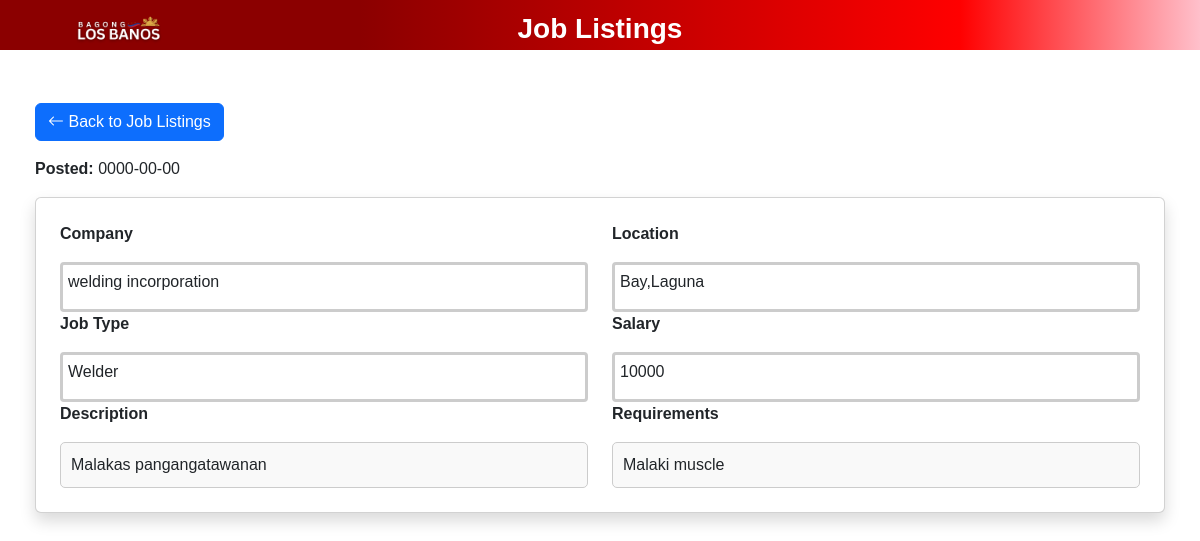
Screenshot of /jobdetails.php?id=3 with the database file from the repository.
### tables this page shows
CREATE TABLE `job_post` (
  `id` int(255) NOT NULL,
  `employer_id` int(255) NOT NULL,
  `job_title` varchar(255) NOT NULL,
  `company_name` varchar(255) NOT NULL,
  `job_type` varchar(255) NOT NULL,
  `salary` varchar(255) NOT NULL,
  `job_description` varchar(255) NOT NULL,
  `selected_option` varchar(255) NOT NULL,
  `vacant` int(255) NOT NULL,
  `requirement` varchar(255) NOT NULL,
  `work_location` varchar(255) NOT NULL,
  `education` varchar(255) NOT NULL,
  `remarks` varchar(255) NOT NULL,
  `date_posted` date NOT NULL,
  `is_active` tinyint(6) NOT NULL
);

### jobdetails.php (the view, shortened to what this page needs)
<?php
include 'db.php';
$jobId = (int)$_GET['id'];
$query = "SELECT * FROM job_post WHERE id = $jobId";
$result = $conn->query($query);
$job = $result->fetch_assoc();
?>
<!DOCTYPE html>
<html lang="en">
<head>
    <link href="https://cdn.jsdelivr.net/npm/bootstrap@5.3.0-alpha3/dist/css/bootstrap.min.css" rel="stylesheet">
    <link rel="stylesheet" href="https://cdn.jsdelivr.net/npm/bootstrap-icons/font/bootstrap-icons.css">
    <link rel="stylesheet" href="joblist.css">
</head>
<body>
<div class="header">
    <div class="container">
        <div class="row">
            <div class="col-md-2">
                <a href="index.php" style="display: block; text-decoration: none;">
                    <img src="img/logolb.png" alt="lblogo" style="height: 50px;">
                </a>
            </div>
            <div class="col-md-8">
                <h3 style="margin-top: 5px; font-weight: 900; color: #ffffff;">Job Listings</h3>
            </div>
        </div>
    </div>
</div>
<div class="container mt-5">
    <a href="joblist.php" class="btn btn-primary mb-3"><i class="bi bi-arrow-left"></i> Back to Job Listings</a>
    <p><strong>Posted:</strong> <?= htmlspecialchars($job['date_posted']) ?></p>
    <div class="card shadow p-4">
        <div class="row">
            <div class="col-md-6">
                <p><strong>Company</strong></p>
                <div class="skeleton"><?= htmlspecialchars($job['company_name']) ?></div>
                <p><strong>Job Type</strong></p>
                <div class="skeleton"><?= htmlspecialchars($job['job_type']) ?></div>
                <p><strong>Description</strong></p>
                <div class="scrollable-box"><?= nl2br(htmlspecialchars($job['job_description'])) ?></div>
            </div>
            <div class="col-md-6">
                <p><strong>Location</strong></p>
                <div class="skeleton"><?= htmlspecialchars($job['work_location']) ?></div>
                <p><strong>Salary</strong></p>
                <div class="skeleton"><?= htmlspecialchars($job['salary']) ?></div>
                <p><strong>Requirements</strong></p>
                <div class="scrollable-box"><?= nl2br(htmlspecialchars($job['requirement'])) ?></div>
            </div>
        </div>
    </div>
</div>
</body>
</html>

### joblist.css (style rules this page uses)
body { font-family: Arial, sans-serif; }
.header { background: linear-gradient(to right, #8B0000 30%, #FF0000 80%, #FFC0CB 100%); color: white; height: 50px; width: 100%; text-align: center; }
.container { padding: 5px; }
.col-md-2, .col-md-8 { padding: 2px; }

### jobdetails.php (style rules this page uses)
.skeleton { background: rgb(255, 255, 255); height: 50px; border-radius: 4px; margin-top: 5px; border: 3px solid #ccc; padding: 5px; }
.scrollable-box { max-height: 150px; overflow-y: auto; padding: 10px; border: 1px solid #ccc; background: #f9f9f9; border-radius: 5px; }

### rows the page displays
job_post: date_posted "0000-00-00", company_name "welding incorporation", job_type "Welder", job_description "Malakas pangangatawanan", work_location "Bay,Laguna", salary "10000", requirement "Malaki muscle"
